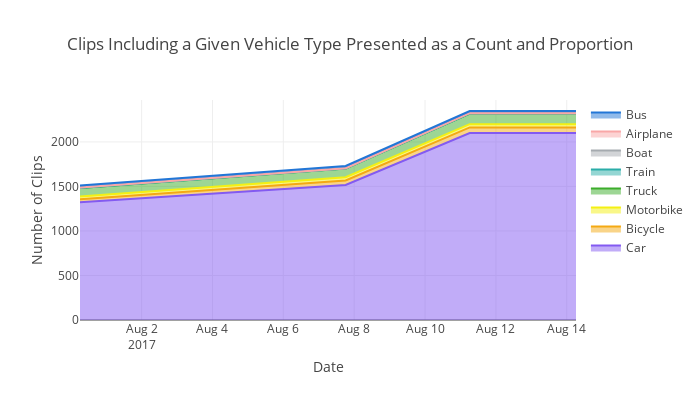

The notebook cell saved with this chart:
### Markdown cell above
## Vehicular Statistics

### Code cell
# Vehicle clips
init_notebook_mode(connected=True)   


# Add original data
x=ts['timestamp'].tolist()

y0_org=ts['video_counts.car'].tolist()
y1_org=ts['video_counts.bicycle'].tolist()
y2_org=ts['video_counts.motorbike'].tolist()
y3_org=ts['video_counts.truck'].tolist()
y4_org=ts['video_counts.train'].tolist()
y5_org=ts['video_counts.boat'].tolist()
y6_org=ts['video_counts.airplane'].tolist()
y7_org=ts['video_counts.bus'].tolist()


# Add data to create cumulative stacked values
y0_stck=y0_org
y1_stck=[y0+y1 for y0, y1 in zip(y0_org, y1_org)]
y2_stck=[y0+y1+y2 for y0, y1, y2 in zip(y0_org, y1_org,y2_org)]
y3_stck=[y0+y1+y2+y3 for y0, y1, y2, y3 in zip(y0_org, y1_org,y2_org,y3_org)]
y4_stck=[y0+y1+y2+y3+y4 for y0, y1, y2, y3,y4 in zip(y0_org, y1_org,y2_org,y3_org,y4_org)]
y5_stck=[y0+y1+y2+y3+y4+y5 for y0, y1, y2, y3, y4, y5 in zip(y0_org, y1_org,y2_org,y3_org,y4_org,y5_org)]
y6_stck=[y0+y1+y2+y3+y4+y5+y6 for y0, y1, y2, y3, y4, y5, y6 in zip(y0_org, y1_org,y2_org,y3_org,y4_org,y5_org,y6_org)]
y7_stck=[y0+y1+y2+y3+y4+y5+y6+y7 for y0, y1, y2, y3, y4, y5, y6, y7 in zip(y0_org, y1_org,y2_org,y3_org,y4_org,y5_org,y6_org,y7_org)]


# Create proper percentages for proportion of graph
y0_perc_gra=map(truediv, y0_org, y6_stck)
y0_perc_gra = [int(i * 100) for i in y0_perc_gra]

y1_perc_gra=map(truediv, y1_org, y6_stck)
y1_perc_gra = [int(i * 100) for i in y1_perc_gra]

y2_perc_gra=map(truediv, y2_org, y6_stck)
y2_perc_gra = [int(i * 100) for i in y2_perc_gra]

y3_perc_gra=map(truediv, y3_org, y6_stck)
y3_perc_gra = [int(i * 100) for i in y3_perc_gra]

y4_perc_gra=map(truediv, y4_org, y6_stck)
y4_perc_gra = [int(i * 100) for i in y4_perc_gra]

y5_perc_gra=map(truediv, y5_org, y6_stck)
y5_perc_gra = [int(i * 100) for i in y5_perc_gra]

y6_perc_gra=map(truediv, y6_org, y6_stck)
y6_perc_gra = [int(i * 100) for i in y6_perc_gra]

y7_perc_gra=map(truediv, y7_org, y7_stck)
y7_perc_gra = [int(i * 100) for i in y7_perc_gra]

# Make original values strings and add % for hover text
y0_txt=[str(y0)+'%' for y0 in y0_perc_gra]
y1_txt=[str(y1)+'%' for y1 in y1_perc_gra]
y2_txt=[str(y2)+'%' for y2 in y2_perc_gra]
y3_txt=[str(y3)+'%' for y3 in y3_perc_gra]
y4_txt=[str(y4)+'%' for y4 in y4_perc_gra]
y5_txt=[str(y5)+'%' for y5 in y5_perc_gra]
y6_txt=[str(y6)+'%' for y6 in y6_perc_gra]
y7_txt=[str(y7)+'%' for y7 in y7_perc_gra]


car = go.Scatter(
    x=x,
    y=y0_stck,
    text=y0_txt,
    hoverinfo='x+text',
    mode='lines',
    line=dict(width=2,
              color='rgb(131, 90, 241)'),
    fill='tonexty',
    name='Car'
)
bicycle = go.Scatter(
    x=x,
    y=y1_stck,
    text=y1_txt,
    hoverinfo='x+text',
    mode='lines',
    line=dict(width=2,
              color='rgb(244, 169, 19)'),
    fill='tonexty',
    name='Bicycle'
)
motorbike = go.Scatter(
    x=x,
    y=y2_stck,
    text=y2_txt,
    hoverinfo='x+text',
    mode='lines',
    line=dict(width=2,
              color='rgb(244, 240, 19)'),
    fill='tonexty',
    name='Motorbike'
)
truck = go.Scatter(
    x=x,
    y=y3_stck,
    text=y3_txt,
    hoverinfo='x+text',
    mode='lines',
    line=dict(width=2,
              color='rgb(60, 173, 43)'),
    fill='tonexty',
    name='Truck'
)
train = go.Scatter(
    x=x,
    y=y4_stck,
    text=y4_txt,
    hoverinfo='x+text',
    mode='lines',
    line=dict(width=2,
              color='rgb(43, 173, 168)'),
    fill='tonexty',
    name='Train'
)
boat = go.Scatter(
    x=x,
    y=y5_stck,
    text=y5_txt,
    hoverinfo='x+text',
    mode='lines',
    line=dict(width=2,
              color='rgb(165, 170, 175)'),
    fill='tonexty',
    name='Boat'
)
airplane = go.Scatter(
    x=x,
    y=y6_stck,
    text=y6_txt,
    hoverinfo='x+text',
    mode='lines',
    line=dict(width=2,
              color='rgb(249, 167, 167)'),
    fill='tonexty',
    name='Airplane'
)
bus = go.Scatter(
    x=x,
    y=y7_stck,
    text=y7_txt,
    hoverinfo='x+text',
    mode='lines',
    line=dict(width=2,
              color='rgb(34, 118, 214)'),
    fill='tonexty',
    name='Bus'
)

data = [car, bicycle, motorbike, truck, train, boat, airplane, bus]


layout = go.Layout(
    autosize=False,
    width=700,
    height=400,
    title='Clips Including a Given Vehicle Type Presented as a Count and Proportion',
    xaxis=dict(
        title='Date'),
    yaxis=dict(
        title='Number of Clips'),
    )
fig = go.Figure(data=data, layout=layout)

iplot(fig)

### Figure 1 — Plotly figure (JSON) as saved in the notebook; plotly's stock layout.template omitted (floating-point values rounded to 4 significant figures)
{"data": [{"fill": "tonexty", "hoverinfo": "x+text", "line": {"color": "rgb(131, 90, 241)", "width": 2}, "mode": "lines", "name": "Car", "text": ["88%", "88%", "90%", "90%"], "type": "scatter", "x": ["2017-07-31 06:15:01", "2017-08-07 18:12:00", "2017-08-11 06:15:02", "2017-08-14 06:15:01"], "y": [1321, 1516, 2100, 2100]}, {"fill": "tonexty", "hoverinfo": "x+text", "line": {"color": "rgb(244, 169, 19)", "width": 2}, "mode": "lines", "name": "Bicycle", "text": ["2%", "2%", "2%", "2%"], "type": "scatter", "x": ["2017-07-31 06:15:01", "2017-08-07 18:12:00", "2017-08-11 06:15:02", "2017-08-14 06:15:01"], "y": [1357, 1567, 2163, 2163]}, {"fill": "tonexty", "hoverinfo": "x+text", "line": {"color": "rgb(244, 240, 19)", "width": 2}, "mode": "lines", "name": "Motorbike", "text": ["2%", "2%", "1%", "1%"], "type": "scatter", "x": ["2017-07-31 06:15:01", "2017-08-07 18:12:00", "2017-08-11 06:15:02", "2017-08-14 06:15:01"], "y": [1387, 1603, 2199, 2199]}, {"fill": "tonexty", "hoverinfo": "x+text", "line": {"color": "rgb(60, 173, 43)", "width": 2}, "mode": "lines", "name": "Truck", "text": ["6%", "5%", "5%", "5%"], "type": "scatter", "x": ["2017-07-31 06:15:01", "2017-08-07 18:12:00", "2017-08-11 06:15:02", "2017-08-14 06:15:01"], "y": [1481, 1701, 2319, 2319]}, {"fill": "tonexty", "hoverinfo": "x+text", "line": {"color": "rgb(43, 173, 168)", "width": 2}, "mode": "lines", "name": "Train", "text": ["0%", "0%", "0%", "0%"], "type": "scatter", "x": ["2017-07-31 06:15:01", "2017-08-07 18:12:00", "2017-08-11 06:15:02", "2017-08-14 06:15:01"], "y": [1481, 1701, 2319, 2319]}, {"fill": "tonexty", "hoverinfo": "x+text", "line": {"color": "rgb(165, 170, 175)", "width": 2}, "mode": "lines", "name": "Boat", "text": ["0%", "0%", "0%", "0%"], "type": "scatter", "x": ["2017-07-31 06:15:01", "2017-08-07 18:12:00", "2017-08-11 06:15:02", "2017-08-14 06:15:01"], "y": [1487, 1705, 2323, 2323]}, {"fill": "tonexty", "hoverinfo": "x+text", "line": {"color": "rgb(249, 167, 167)", "width": 2}, "mode": "lines", "name": "Airplane", "text": ["0%", "0%", "0%", "0%"], "type": "scatter", "x": ["2017-07-31 06:15:01", "2017-08-07 18:12:00", "2017-08-11 06:15:02", "2017-08-14 06:15:01"], "y": [1487, 1705, 2323, 2323]}, {"fill": "tonexty", "hoverinfo": "x+text", "line": {"color": "rgb(34, 118, 214)", "width": 2}, "mode": "lines", "name": "Bus", "text": ["1%", "1%", "1%", "1%"], "type": "scatter", "x": ["2017-07-31 06:15:01", "2017-08-07 18:12:00", "2017-08-11 06:15:02", "2017-08-14 06:15:01"], "y": [1509, 1729, 2347, 2347]}], "layout": {"autosize": false, "height": 400, "title": "Clips Including a Given Vehicle Type Presented as a Count and Proportion", "width": 700, "xaxis": {"title": "Date"}, "yaxis": {"title": "Number of Clips"}}}
